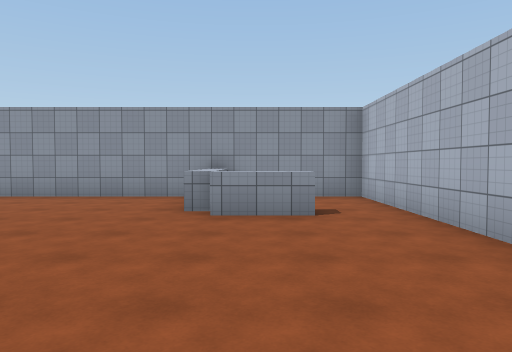
[1] (above)

16 first-person views from a walk through a 3-D level made in the Unity game engine. The camera is 1.5 m above the floor, tilts 2° down and sees 70° across. The floor is counted in squares, 2 m on a side. Each view is taken from the middle of a square. On the plan, view 1 faces up. The plan holds only what a view shows up to about 11 squares ahead; the rest is blank. The place goes on beyond the plan. The player character is not drawn. Surface patterns are stand-ins for the level's own textures.

[2]
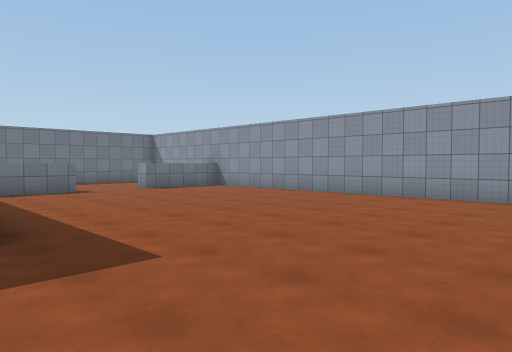

[3]
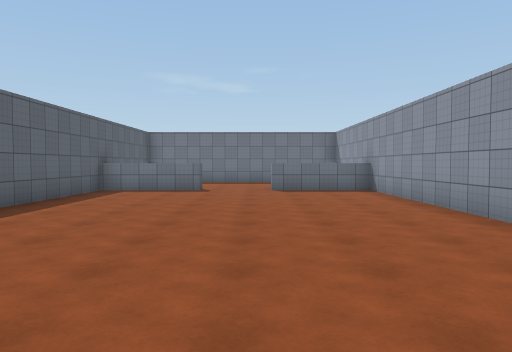

[4]
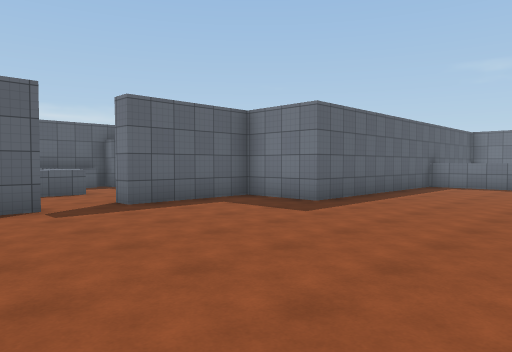

[5]
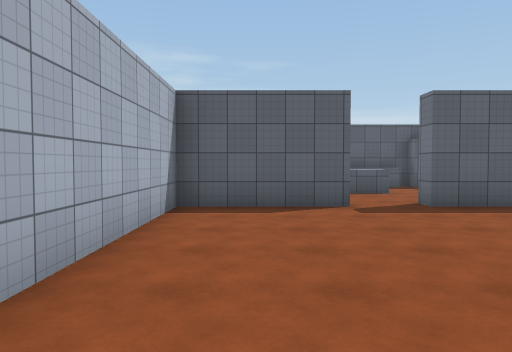

[6]
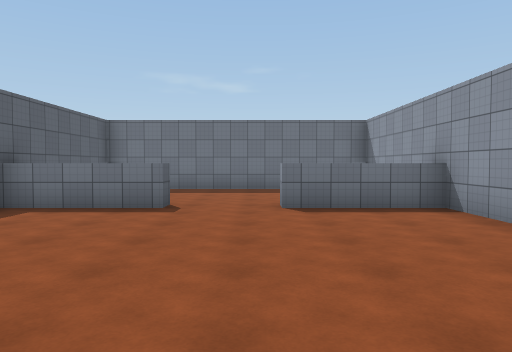

[7]
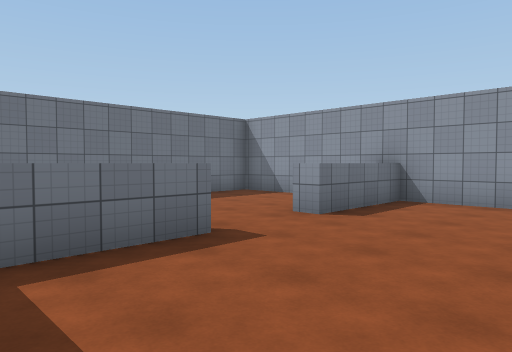

[8]
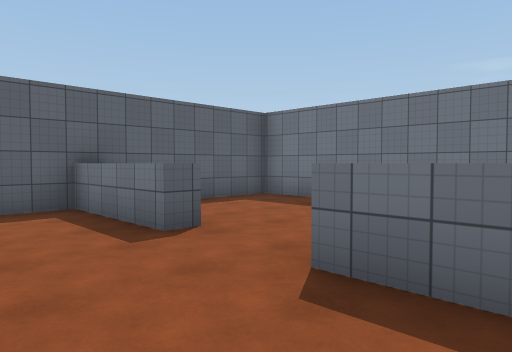

[9]
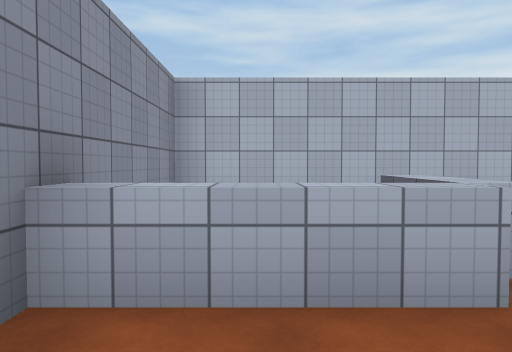

[10]
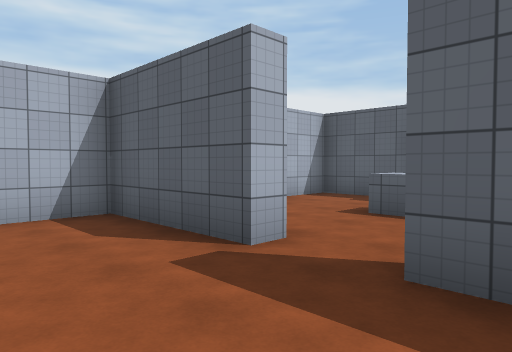

[11]
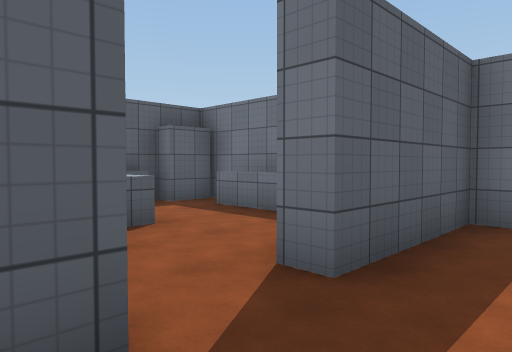

[12]
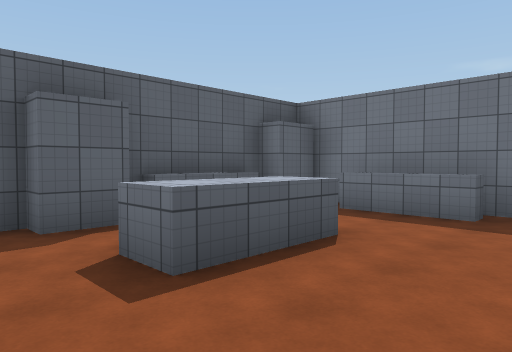

[13]
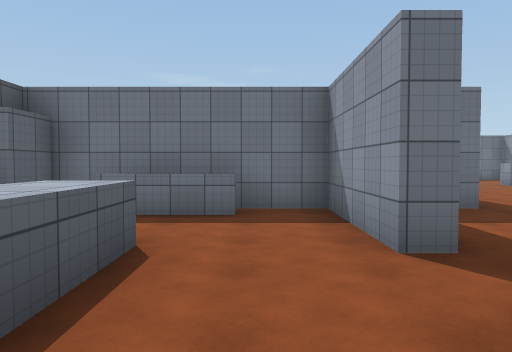

[14]
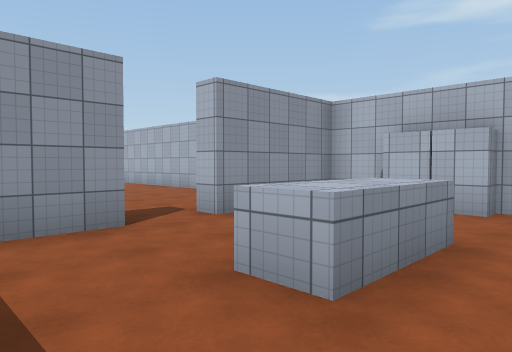

[15]
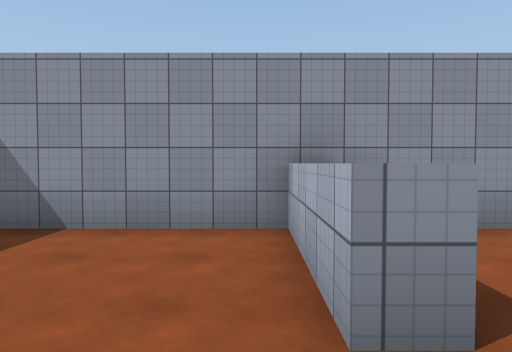

[16]
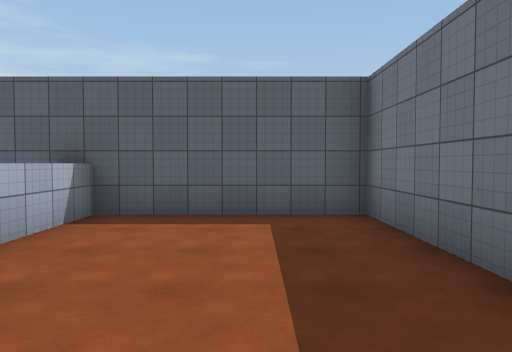

### Floor plan
Key: @ floor where view 1 was taken; # wall or solid block; . floor; ^ raised ledge.
Columns run from 16 left of view 1 to 3 right of it. Each row starts with its distance up from view 1.
  9 ####################
  8 #....#.........# ..#
  7 #....^.........^ ..#
  6 #....^.........^...#
  5 #..................#
  4 #..................#
  3 #....^.............#
  2 #....^.............#
  1 #....^.............#
  0 ############....@..#
 -1            ####.####
 -2            #...... #
 -3            #...... #
 -4            #..^^..##
 -5            #..^^...#
 -6            #.......#
 -7            #########

Where each view was taken, in squares from view 1:
view 1: 0 up, 0 right, facing up
view 2: 0 up, 1 left, facing up-left
view 3: 5 up, 1 left, facing left
view 4: 5 up, 1 right, facing down-left
view 5: 5 up, 1 right, facing down
view 6: 5 up, 5 left, facing left
view 7: 1 up, 8 left, facing up-left
view 8: 7 up, 9 left, facing down-left
view 9: 7 up, 3 left, facing right
view 10: 1 up, 3 left, facing down-right
view 11: 0 up, 0 right, facing down-left
view 12: 2 down, 1 right, facing down-left
view 13: 3 down, 1 right, facing left
view 14: 6 down, 4 left, facing up-right
view 15: 4 up, 12 left, facing up
view 16: 6 up, 14 left, facing down
